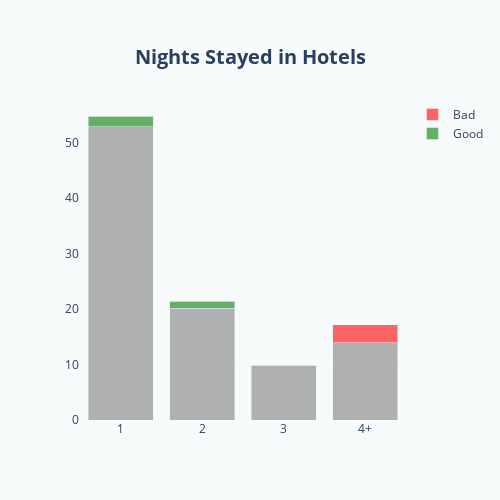

Write notebook code for a chart like this one.
### Code cell
fig = make_subplots(rows=1, cols=1,
                    #vertical_spacing = 0.04,
subplot_titles=("",""))

fig.add_trace(go.Bar(x=data3.index, y=data3[data3.columns[0]].values.tolist(),name="", opacity=0.6, marker_color="grey",showlegend=False,),row=1, col=1)
fig.add_trace(go.Bar(x=data1.index, y=data1[data1.columns[0]].values.tolist(),name="Good", opacity=0.6, marker_color="green"),row=1, col=1)
fig.add_trace(go.Bar(x=data2.index, y=data2[data2.columns[0]].values.tolist(),name="Bad", opacity=0.6, marker_color="red"),row=1, col=1)

cf.layout_v1(fig,"Nights Stayed in Hotels",500,500,order,"ascending")
fig.show()

### Figure 1 — Plotly figure (JSON) as saved in the notebook; plotly's stock layout.template omitted (floating-point values rounded to 4 significant figures)
{"data": [{"marker": {"color": "grey"}, "name": "", "opacity": 0.6, "showlegend": false, "type": "bar", "x": ["1", "2", "4+", "3"], "xaxis": "x", "y": [52.89, 20.17, 13.9, 9.762], "yaxis": "y"}, {"marker": {"color": "green"}, "name": "Good", "opacity": 0.6, "type": "bar", "x": ["1", "2", "4+", "3"], "xaxis": "x", "y": [1.947, 1.234, 0, 0.0964], "yaxis": "y"}, {"marker": {"color": "red"}, "name": "Bad", "opacity": 0.6, "type": "bar", "x": ["1", "2", "4+", "3"], "xaxis": "x", "y": [0, 0, 3.277, 0], "yaxis": "y"}], "layout": {"barmode": "stack", "height": 500, "legend": {"groupclick": "toggleitem", "orientation": "v"}, "paper_bgcolor": "#F8FBFB", "plot_bgcolor": "#F8FBFB", "title": {"font": {"size": 20}, "text": "<b>Nights Stayed in Hotels</b>", "x": 0.5, "xanchor": "center", "y": 0.9, "yanchor": "top"}, "width": 500, "xaxis": {"anchor": "y", "categoryorder": "category ascending", "domain": [0, 1]}, "yaxis": {"anchor": "x", "domain": [0, 1], "gridcolor": "white", "griddash": "dot", "gridwidth": 0.1, "showgrid": true, "zeroline": false}}}
